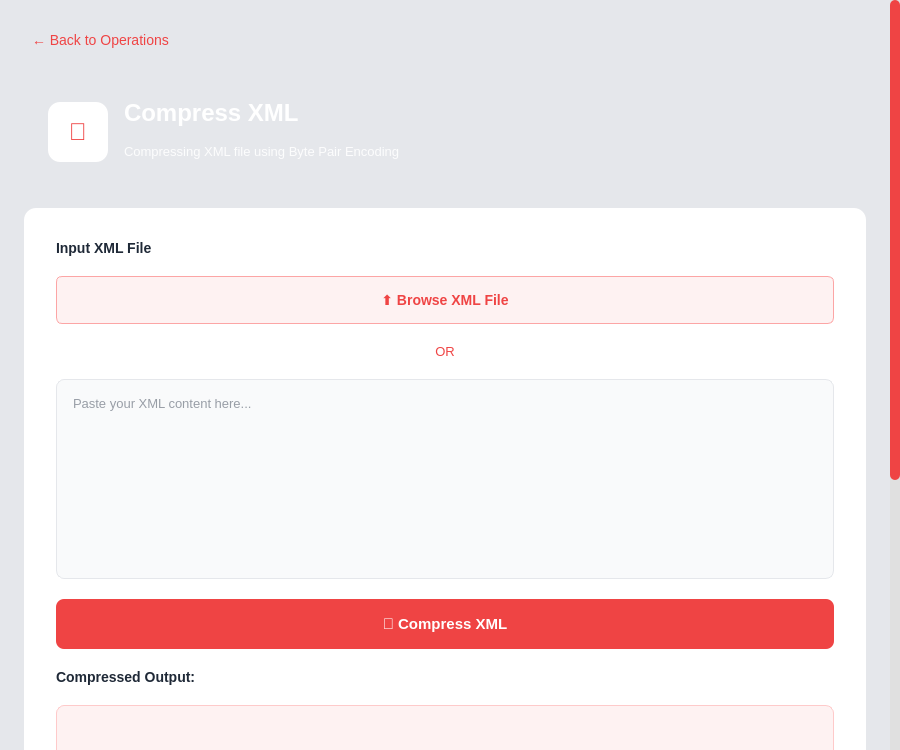
<?xml version="1.0" encoding="UTF-8"?>
<ui version="4.0">
 <class>CompressPage</class>
 <widget class="QWidget" name="CompressPage">
  <property name="geometry">
   <rect>
    <x>0</x>
    <y>0</y>
    <width>900</width>
    <height>750</height>
   </rect>
  </property>
  <property name="windowTitle">
   <string>Compress XML</string>
  </property>
  <property name="styleSheet">
   <string notr="true">
/* Global styles */
QWidget {
    background-color: #e5e7eb;
}
QLabel {
    background-color: transparent;
}

/* Specific styling for scroll area's content wrapper */
QWidget#scrollAreaWidgetContents {
    background-color: #e5e7eb;
}

/* Back Button */
QPushButton#backButton {
    background-color: transparent;
    border: none;
    color: #ef4444;
    font-size: 14px;
    text-align: left;
    padding: 8px;
}

QPushButton#backButton:hover {
    background-color: rgba(239, 68, 68, 0.1);
    border-radius: 6px;
    text-decoration: none;
}

/* Header Widget (Gradient Red) */
QWidget#headerWidget {
    background: qlineargradient(x1:0, y1:0, x2:1, y2:0,
                                 stop:0 #ef4444, stop:1 #b91c1c);
    border-radius: 12px;
}

QLabel#titleLabel {
    color: white;
    font-size: 24px;
    font-weight: bold;
}

QLabel#subtitleLabel {
    color: rgba(255, 255, 255, 0.9);
    font-size: 13px;
}

/* Content Widget (White Card) */
QWidget#contentWidget {
    background-color: white;
    border-radius: 12px;
}

/* Labels */
QLabel#inputLabel, QLabel#outputLabel {
    color: #1f2937;
    font-size: 14px;
    font-weight: 600;
}

/* Browse Button */
QPushButton#browseButton {
    background-color: #fef2f2;
    color: #ef4444;
    border: 1px solid #fca5a5;
    border-radius: 6px;
    padding: 12px 24px;
    font-size: 14px;
    font-weight: 500;
}

QPushButton#browseButton:hover {
    background-color: #fee2e2;
}

/* Input Text Edit */
QTextEdit#inputTextEdit {
    background-color: #f9fafb;
    border: 1px solid #e5e7eb;
    border-radius: 8px;
    padding: 12px;
    font-family: 'Courier New', monospace;
    font-size: 13px;
    color: #374151;
}

QTextEdit#inputTextEdit:focus {
    border: 2px solid #ef4444;
    background-color: white;
}

/* Output Text Edit */
QTextEdit#outputTextEdit {
    background-color: #fef2f2;
    border: 1px solid #fecaca;
    border-radius: 8px;
    padding: 12px;
    font-family: 'Courier New', monospace;
    font-size: 13px;
    color: #991b1b;
}

/* Minify (Compress) Button */
QPushButton#minifyButton {
    background-color: #ef4444;
    color: white;
    border: none;
    border-radius: 8px;
    padding: 14px 28px;
    font-size: 15px;
    font-weight: 600;
}

QPushButton#minifyButton:hover {
    background-color: #dc2626;
}

QPushButton#minifyButton:pressed {
    background-color: #b91c1c;
}

/* Download Button */
QPushButton#downloadButton {
    background-color: #ef4444;
    color: white;
    border: none;
    border-radius: 8px;
    padding: 12px 24px;
    font-size: 14px;
    font-weight: 600;
}

QPushButton#downloadButton:hover {
    background-color: #dc2626;
}

/* Stats Box Styling */
QWidget#originalSizeBox, QWidget#compressedSizeBox, QWidget#reductionRatioBox {
    background-color: #f3f4f6;
    border: 1px solid #e5e7eb;
    border-radius: 8px;
}
QLabel { color: #374151; }
QLabel#originalSizeLabel, QLabel#compressedSizeLabel, QLabel#reductionLabel {
    color: #111827;
}

/* ScrollBar */
QScrollBar:vertical {
    border: none;
    background: #e0e0e0;
    width: 10px; 
    margin: 0px; 
}
QScrollBar::handle:vertical {
    background: #ef4444; 
    min-height: 20px;
    border-radius: 5px;
}
QScrollBar::handle:vertical:hover {
    background: #dc2626; 
}
QScrollBar::add-line:vertical, QScrollBar::sub-line:vertical {
    border: none;
    background: none;
    height: 0px; 
}
QScrollBar::add-page:vertical, QScrollBar::sub-page:vertical {
    background: none;
}
   </string>
  </property>

  <layout class="QVBoxLayout" name="rootLayout">
   <property name="leftMargin"><number>0</number></property>
   <property name="rightMargin"><number>0</number></property>
   <property name="topMargin"><number>0</number></property>
   <property name="bottomMargin"><number>0</number></property>

   <item>
    <widget class="QScrollArea" name="scrollArea">
     <property name="widgetResizable">
      <bool>true</bool>
     </property>
     <property name="frameShape">
      <enum>QFrame::NoFrame</enum>
     </property>

     <widget class="QWidget" name="scrollAreaWidgetContents">
      <layout class="QVBoxLayout" name="mainLayout">
       <property name="spacing"><number>16</number></property>
       <property name="leftMargin"><number>24</number></property>
       <property name="topMargin"><number>24</number></property>
       <property name="rightMargin"><number>24</number></property>
       <property name="bottomMargin"><number>24</number></property>

       <!-- 1. Back Button (Plain) -->
       <item>
        <widget class="QPushButton" name="backButton">
         <property name="text">
          <string>← Back to Operations</string>
         </property>
         <property name="cursor">
          <cursorShape>PointingHandCursor</cursorShape>
         </property>
        </widget>
       </item>

       <!-- 2. Header Widget -->
       <item>
        <widget class="QWidget" name="headerWidget" native="true">
         <property name="minimumSize">
          <size><width>0</width><height>120</height></size>
         </property>
         <layout class="QHBoxLayout" name="headerLayout">
          <property name="spacing"><number>16</number></property>
          <property name="leftMargin"><number>24</number></property>
          <property name="topMargin"><number>24</number></property>
          <property name="rightMargin"><number>24</number></property>
          <property name="bottomMargin"><number>24</number></property>

          <item>
           <widget class="QLabel" name="iconLabel">
            <property name="minimumSize">
             <size><width>60</width><height>60</height></size>
            </property>
            <property name="maximumSize">
             <size><width>60</width><height>60</height></size>
            </property>
            <property name="styleSheet">
             <string notr="true">background-color: white; border-radius: 12px; font-size: 24px; font-weight: bold; color: #ef4444;</string>
            </property>
            <property name="text"><string>💾</string></property>
            <property name="alignment">
             <set>Qt::AlignCenter</set>
            </property>
           </widget>
          </item>

          <item>
           <layout class="QVBoxLayout" name="headerTextLayout">
            <property name="spacing"><number>4</number></property>
            <item>
             <widget class="QLabel" name="titleLabel">
              <property name="text">
               <string>Compress XML</string>
              </property>
             </widget>
            </item>
            <item>
             <widget class="QLabel" name="subtitleLabel">
              <property name="text">
               <string>Compressing XML file using Byte Pair Encoding</string>
              </property>
             </widget>
            </item>
           </layout>
          </item>
          <item><spacer name="horizontalSpacer"><property name="orientation"><enum>Qt::Horizontal</enum></property></spacer></item>
         </layout>
        </widget>
       </item>

       <!-- 3. Content Widget (White Card) -->
       <item>
        <widget class="QWidget" name="contentWidget" native="true">
         <layout class="QVBoxLayout" name="contentLayout">
          <property name="spacing"><number>20</number></property>
          <property name="leftMargin"><number>32</number></property>
          <property name="topMargin"><number>32</number></property>
          <property name="rightMargin"><number>32</number></property>
          <property name="bottomMargin"><number>32</number></property>

          <!-- Input Label -->
          <item>
           <widget class="QLabel" name="inputLabel">
            <property name="text">
             <string>Input XML File</string>
            </property>
           </widget>
          </item>

          <!-- Browse Button -->
          <item>
           <widget class="QPushButton" name="browseButton">
            <property name="minimumSize">
             <size><width>0</width><height>48</height></size>
            </property>
            <property name="cursor">
             <cursorShape>PointingHandCursor</cursorShape>
            </property>
            <property name="text">
             <string>⬆️ Browse XML File</string>
            </property>
           </widget>
          </item>
          
          <item>
           <widget class="QLabel" name="orSeparator">
            <property name="text"><string>OR</string></property>
            <property name="alignment"><set>Qt::AlignCenter</set></property>
            <property name="styleSheet"><string>color: #ef4444; font-size: 13px;</string></property>
           </widget>
          </item>

          <!-- Input Text Edit -->
          <item>
           <widget class="QTextEdit" name="inputTextEdit">
            <property name="sizePolicy">
             <sizepolicy hsizetype="Expanding" vsizetype="Expanding">
              <horstretch>0</horstretch>
              <verstretch>1</verstretch>
             </sizepolicy>
            </property>
            <property name="minimumSize">
             <size><width>0</width><height>200</height></size>
            </property>
            <property name="placeholderText">
             <string>Paste your XML content here...</string>
            </property>
           </widget>
          </item>

          <!-- Minify (Compress) Button -->
          <item>
           <widget class="QPushButton" name="minifyButton">
            <property name="minimumSize">
             <size><width>0</width><height>50</height></size>
            </property>
            <property name="cursor">
             <cursorShape>PointingHandCursor</cursorShape>
            </property>
            <property name="text">
             <string>💾 Compress XML</string>
            </property>
           </widget>
          </item>

          <!-- Output Label -->
          <item>
           <widget class="QLabel" name="outputLabel">
            <property name="text"><string>Compressed Output:</string></property>
            <property name="visible"><bool>false</bool></property>
           </widget>
          </item>

          <!-- Output Text Edit -->
          <item>
           <widget class="QTextEdit" name="outputTextEdit">
            <property name="minimumSize">
             <size><width>0</width><height>250</height></size>
            </property>
            <property name="readOnly"><bool>true</bool></property>
            <property name="visible"><bool>false</bool></property>
           </widget>
          </item>
          
          <!-- Stats Container -->
          <item>
           <widget class="QWidget" name="statsContainer">
            <property name="visible"><bool>false</bool></property>
            <layout class="QHBoxLayout" name="horizontalLayout_stats">
             <property name="spacing"><number>10</number></property>
             <item>
              <widget class="QWidget" name="originalSizeBox">
               <layout class="QVBoxLayout" name="verticalLayout_original">
                <item><widget class="QLabel" name="label_original"><property name="text"><string>Original Size</string></property></widget></item>
                <item><widget class="QLabel" name="originalSizeLabel"><property name="text"><string>0 bytes</string></property><property name="font"><font><bold>true</bold><pointsize>12</pointsize></font></property></widget></item>
               </layout>
              </widget>
             </item>
             <item>
              <widget class="QWidget" name="compressedSizeBox">
               <layout class="QVBoxLayout" name="verticalLayout_compressed">
                <item><widget class="QLabel" name="label_compressed"><property name="text"><string>Compressed Size</string></property></widget></item>
                <item><widget class="QLabel" name="compressedSizeLabel"><property name="text"><string>0 bytes</string></property><property name="font"><font><bold>true</bold><pointsize>12</pointsize></font></property></widget></item>
               </layout>
              </widget>
             </item>
             <item>
              <widget class="QWidget" name="reductionRatioBox">
               <layout class="QVBoxLayout" name="verticalLayout_reduction">
                <item><widget class="QLabel" name="label_reduction"><property name="text"><string>Reduction Ratio</string></property></widget></item>
                <item><widget class="QLabel" name="reductionLabel"><property name="text"><string>0.00%</string></property><property name="font"><font><bold>true</bold><pointsize>12</pointsize></font></property></widget></item>
               </layout>
              </widget>
             </item>
            </layout>
           </widget>
          </item>

          <!-- Download Button -->
          <item>
           <widget class="QPushButton" name="downloadButton">
            <property name="minimumSize">
             <size><width>0</width><height>45</height></size>
            </property>
            <property name="cursor">
             <cursorShape>PointingHandCursor</cursorShape>
            </property>
            <property name="text">
             <string>⬇️ Download Compressed XML</string>
            </property>
            <property name="visible"><bool>false</bool></property>
           </widget>
          </item>

         </layout>
        </widget>
       </item>

      </layout>
     </widget>
    </widget>
   </item>

  </layout>
 </widget>
 <resources/>
 <connections/>
</ui>
